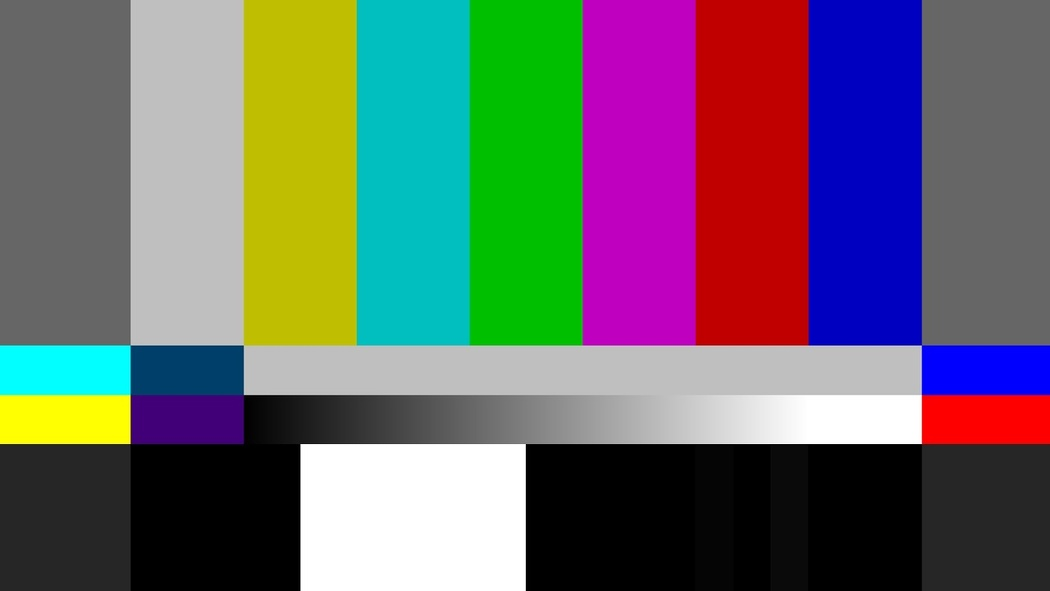
#> input picture python/images/color_test.jpg, 1050 x 591 px, shrunk from 1280 x 720 before the run, found by its file name
$ jupyter execute --allow-errors imageInfo.ipynb
#> lines starting #> are read from the running program, lines starting #| are printed output that depends on the picture
# Modifying images

[cell 1]
# Image stuff
import matplotlib.pyplot as plt
from PIL import Image

image_name = 'images/color_test.jpg'
# Another image file: happyCarnival.jpg, notHappyCarnival.jpg'

img = Image.open(image_name)
#> img is the input picture: PIL image 1050x591 RGB; mean R, G, B 103.1, 103, 104.7

fig, axs = plt.subplots(1, 3, figsize=(15, 5))

axs[0].imshow(img)
axs[1].imshow(img.convert("L")) # Don't forget the cmap
#(This convert is not how you will do it for the project)
axs[2].imshow(img.convert("L"), cmap='gray')

fig.suptitle('An image', fontsize=15)
axs[0].set_title('Color')
axs[1].set_title('Greyscale without cmap')
axs[2].set_title('proper greyscale')

plt.tight_layout(rect=[0, 0.03, 1, 0.95])

#plt.tight_layout()

plt.show()
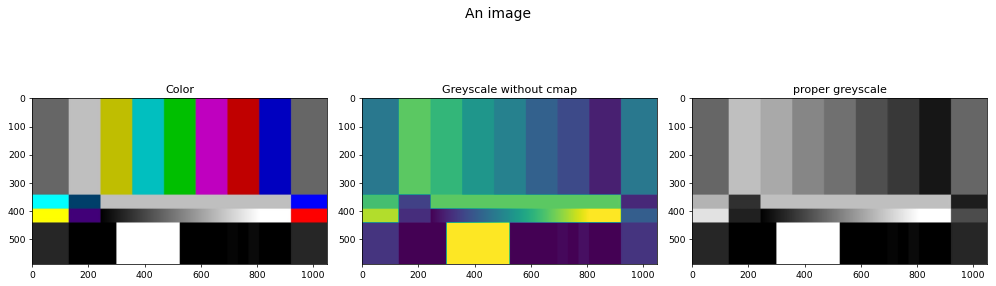
#> figure drawn by matplotlib, 3 panels

[cell 2]
# You can also extract just the Red values, or just the green, or just the blue for each pixel if you want.

# Here is a very convoluted, but hopefully fairly straight forward way to think about it:

import matplotlib.pyplot as plt
import numpy as np
from PIL import Image

#isolation function to collect just the color of choice from an image
def isolate(img, color):
#> called with color = 0
    iso = np.zeros(img.shape) # make a blank array the same size as the origional image
    # Remember that a pixel value of 0 means completely off,
    # where as 255 (or 1 for a normalized image is completely on)

    #for each pixel, only copy over the desired color (0 for Red, 1 for green, 2 for blue)
    # the numbers are the same as the index for that pixel color in the pixel array
    for i in range(img.shape[0]):
        for j in range(img.shape[1]):
            iso[i][j][color] = img[i][j][color]/255 #normalize
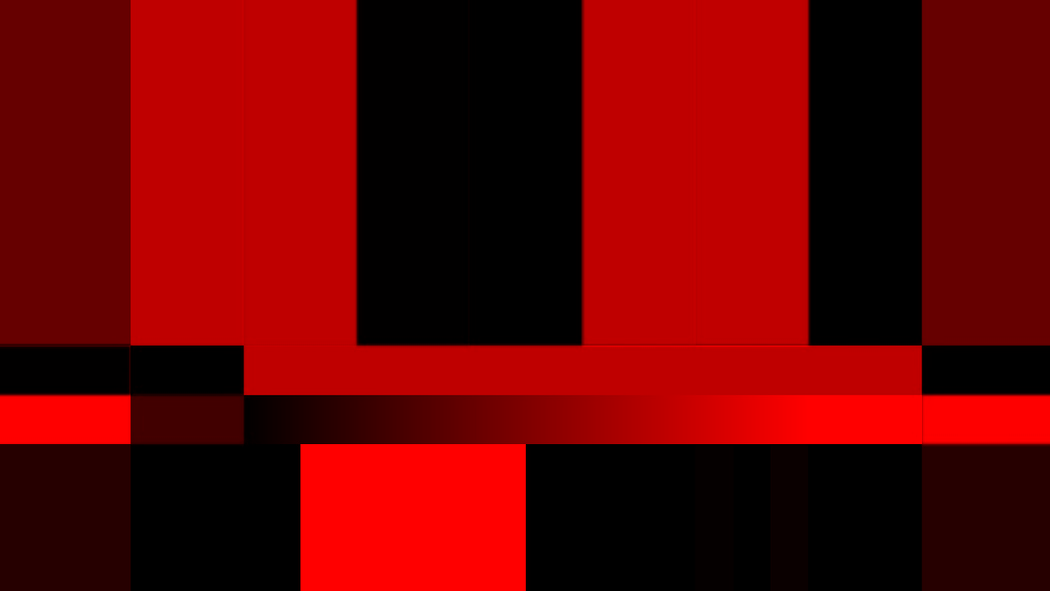
#> iso: shape (591, 1050, 3) float64; mean R, G, B 0.404, 0, 0
    return iso


image_name = 'images/color_test.jpg'
# Another image file: happyCarnival.jpg, notHappyCarnival.jpg'

img = Image.open(image_name)
img_array = np.array(img)

#collect an isolated array for each color
red = isolate(img_array,0)
green = isolate(img_array,1)
#> call 2 of isolate, with color = 1
#> after the loop in isolate (call 2), `for i in range(img.shape[0]):`:
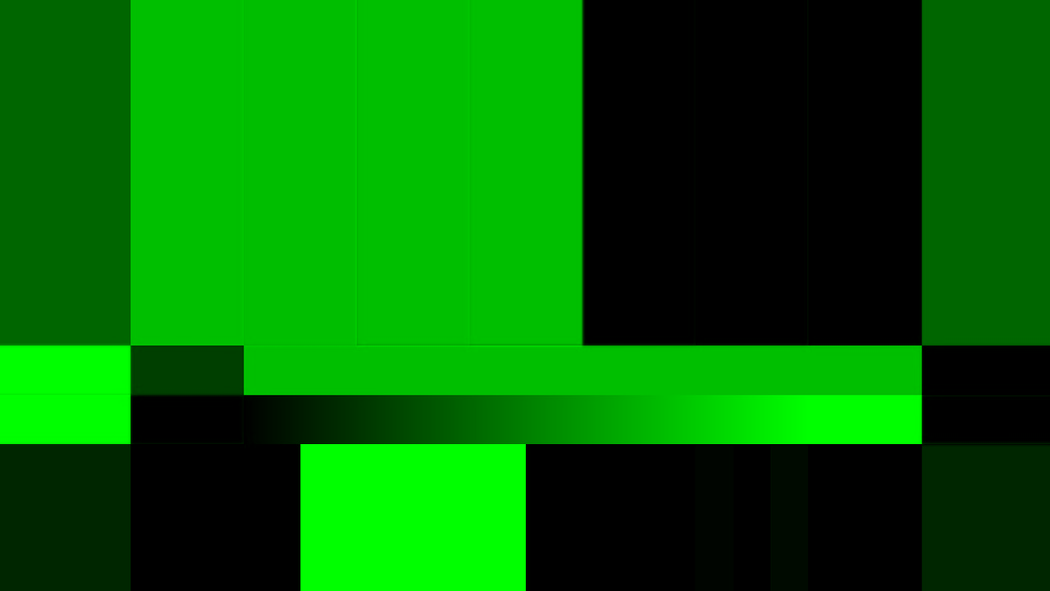
#> iso: shape (591, 1050, 3) float64; mean R, G, B 0, 0.404, 0
blue = isolate(img_array,2)
#> call 3 of isolate, with color = 2
#> after the loop in isolate (call 3), `for i in range(img.shape[0]):`:
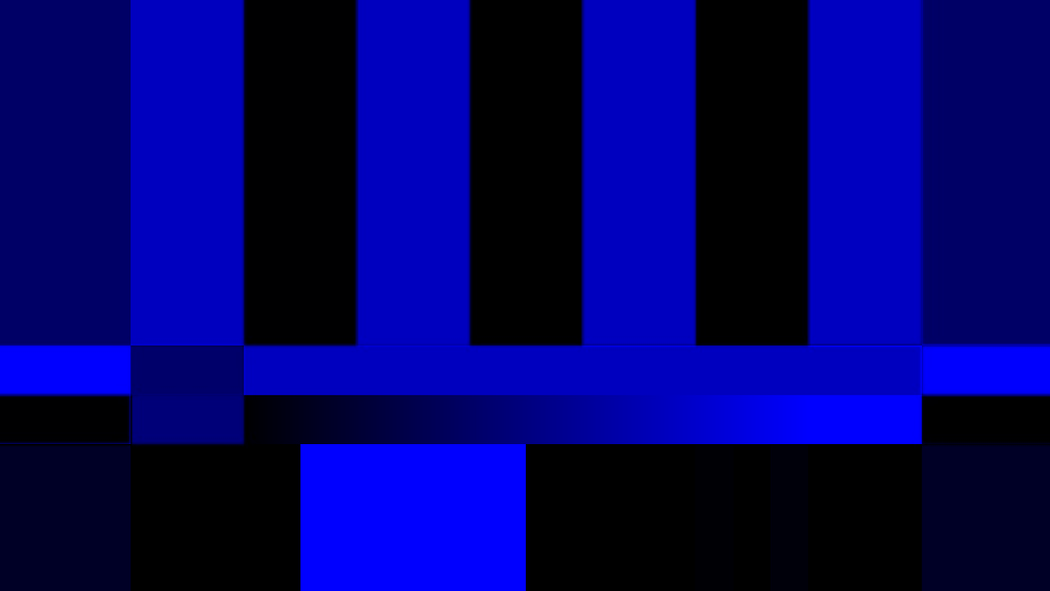
#> iso: shape (591, 1050, 3) float64; mean R, G, B 0, 0, 0.41

#plot all isolated colors with the origional
fig, axs = plt.subplots(2, 2, figsize=(7, 5))

axs[0][0].imshow(img_array)
axs[0][0].set_title('Origional')
axs[0][0].axis('off')

axs[0][1].imshow(red)
axs[0][1].set_title('Red')
axs[0][1].axis('off')

axs[1][0].set_title('Green')
axs[1][0].imshow(green)
axs[1][0].axis('off')

axs[1][1].set_title('Blue')
axs[1][1].imshow(blue)
axs[1][1].axis('off')


plt.tight_layout(rect=[0, 0.03, 1, 0.95])
plt.show()

[cell 3]
#more Image fun- split color and greyscale
from PIL import Image
import numpy as np
import matplotlib.pyplot as plt

image_name = 'images/notHappyCarnival.jpg'
img_col = Image.open(image_name)
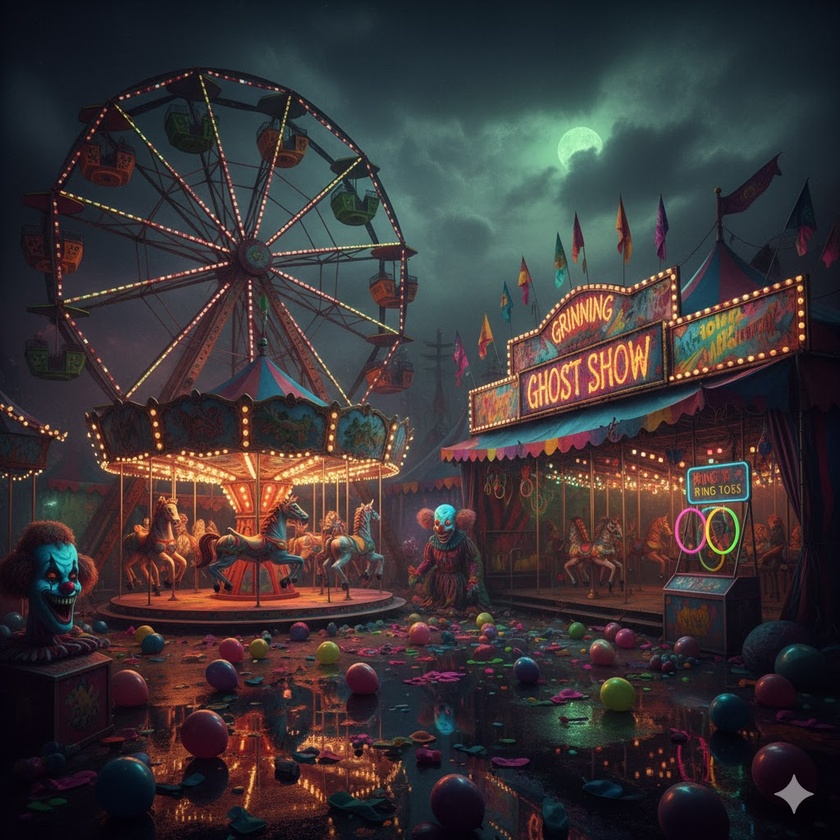
#> input picture python/images/notHappyCarnival.jpg, 840 x 840 px, shrunk from 1024 x 1024 before the run, found by its file name
#> img_col is the input picture: PIL image 840x840 RGB; mean R, G, B 59.2, 52.6, 54.4
img_gry = img_col.convert("L")

width, height = img_col.size
#> width = 840; height = 840

#integer division with // (whole number at the end no matter what)
#5/2 = 2.5, 5//2 = 2
split_point = width // 2
#> split_point = 420

left_half_col = np.array(img_col.crop((0, 0, split_point, height)))
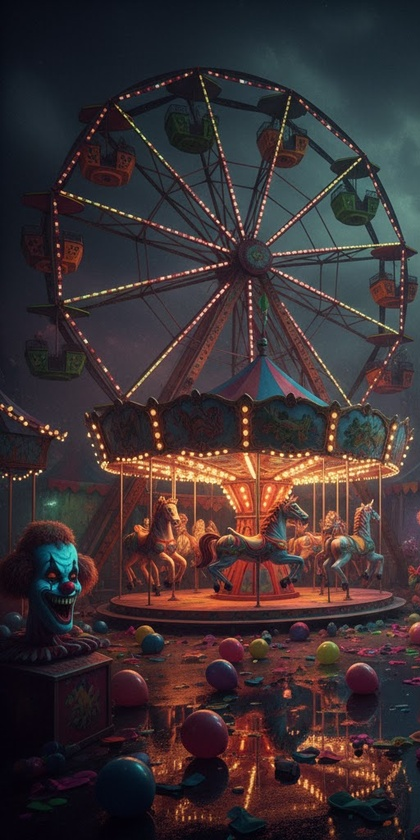
#> left_half_col: shape (840, 420, 3); mean R, G, B 60.6, 49.2, 51.2
right_half_gry = np.array(img_gry.crop((split_point, 0, width, height)))
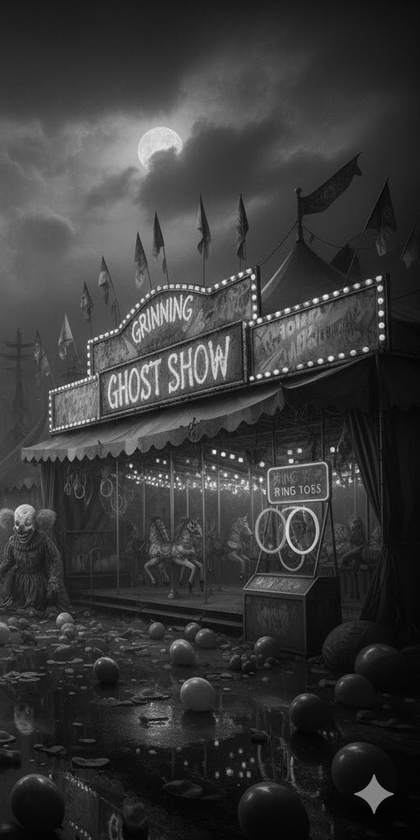
#> right_half_gry: shape (840, 420); min 1, max 246, mean 56.7

#Stacking is like appending, just with full arrays instead
right_half_gry_stack = np.stack([right_half_gry] * 3, axis=2)

#horizontal stack, adds to each row instead of the end
final_image = np.hstack((left_half_col, right_half_gry_stack))
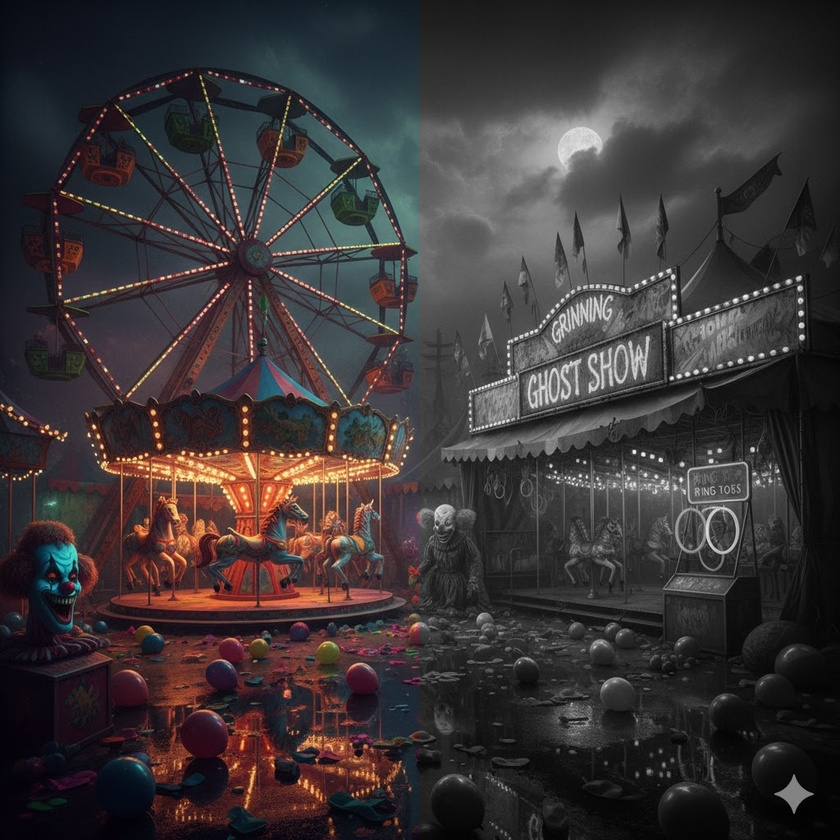
#> final_image: shape (840, 840, 3); mean R, G, B 58.7, 52.9, 53.9

plt.figure(figsize=(12, 6))
plt.imshow(final_image)
plt.title("Color/Grayscale Split Image")
plt.axis('off')
plt.show()
